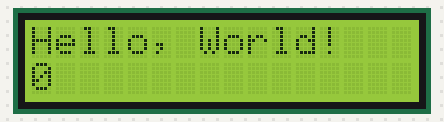
The sketch below on a simulated Arduino Uno, built with avr-gcc and run on an emulated ATmega328P. Shown: 16×2 character LCD.

Above: at 0.1 s.
At 4.1 s:
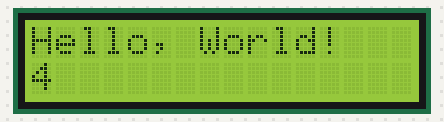
At 9.1 s:
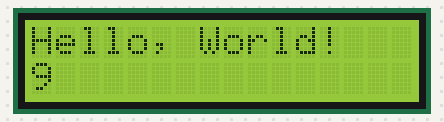
At 19.1 s:
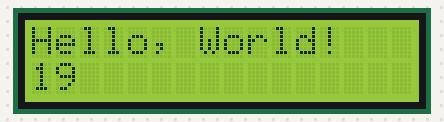
At 29.1 s:
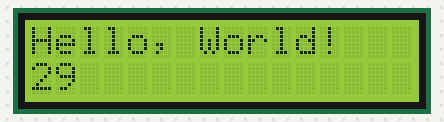
At 39.1 s:
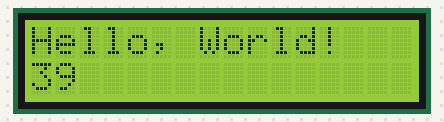

The sketch:

hello_lcd.ino
```cpp
#include <LiquidCrystal.h>
unsigned long time;
LiquidCrystal lcd(7, 8, 9, 10, 11, 12); // Those are the pins for RS, EN, DB4, DB5, DB6, DB7, respectively
void setup()
{
	lcd.begin(16,2);
	//initialize LCD
	lcd.setCursor(0,0);
	lcd.print("Hello, World!");
}

void loop()
{
	lcd.setCursor(0,1);
	lcd.print(time/1000);
	time = millis();
}
```

Measured:
- what the display in image 1 shows lasts 1.0 s, from 4.0 s to 5.0 s
